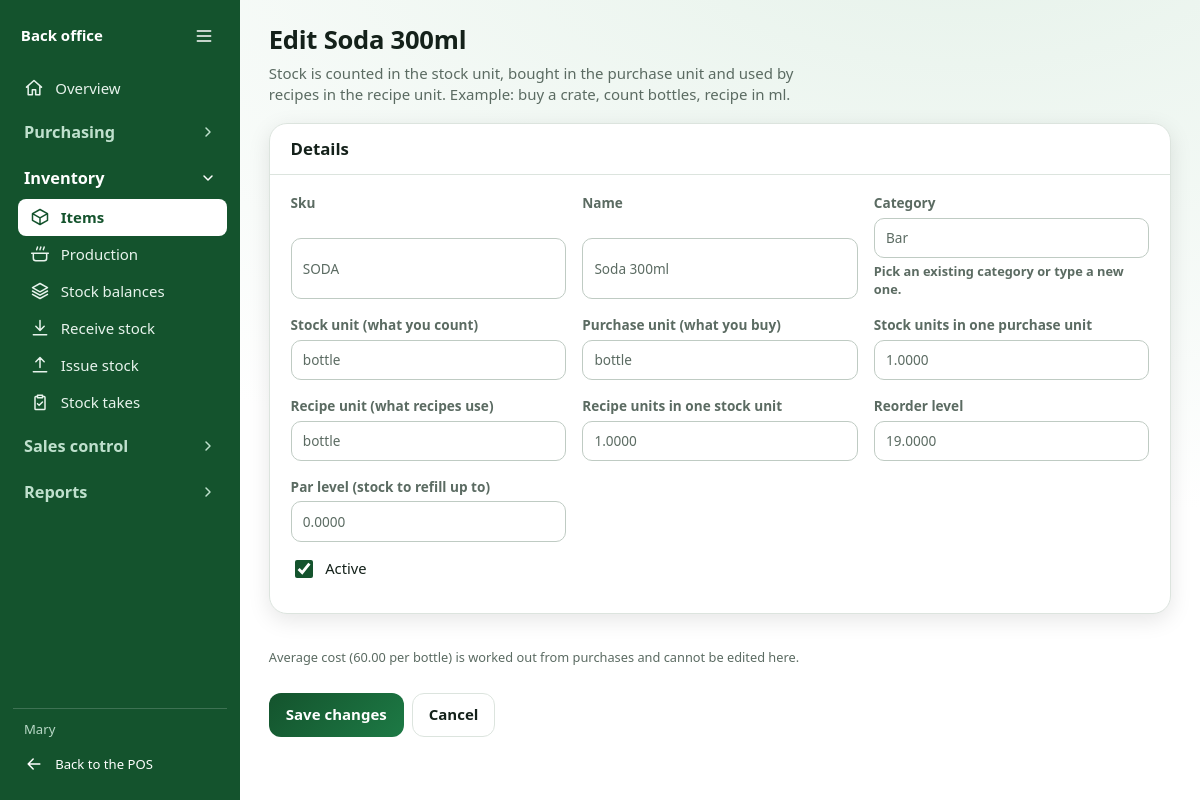
Page /manager/items/6/edit/ (signed in) on the committed database.
### Chokies/models.py (models this page shows, shortened)
class User(AbstractUser):
    class Role(models.TextChoices):
        WAITER = "WAITER", "Waiter"
        CASHIER = "CASHIER", "Cashier"
        MANAGER = "MANAGER", "Manager"
        STOREKEEPER = "STOREKEEPER", "Storekeeper"
        ADMIN = "ADMIN", "Admin"
    role = models.CharField(max_length=20, choices=Role.choices, default=Role.WAITER)
    pin_hash = models.CharField(max_length=128, blank=True)
    pin_lookup = models.CharField(max_length=64, null=True, blank=True, unique=True, editable=False)
    failed_pin_attempts = models.PositiveSmallIntegerField(default=0)
    pin_locked_until = models.DateTimeField(null=True, blank=True)
    token_version = models.PositiveIntegerField(default=0)
    @property
    def is_manager(self) -> bool:
        return self.is_superuser or self.role in (self.Role.MANAGER, self.Role.ADMIN)

class TimeStamped(models.Model):
    created_at = models.DateTimeField(auto_now_add=True)
    updated_at = models.DateTimeField(auto_now=True)
    class Meta:
        abstract = True

class StockItem(TimeStamped):
    sku = models.CharField(max_length=50, unique=True)
    name = models.CharField(max_length=150)
    category = models.CharField(max_length=80, blank=True)
    stock_unit = models.CharField(max_length=20, default="unit")
    recipe_unit = models.CharField(max_length=20, default="unit")
    recipe_units_per_stock_unit = models.DecimalField(max_digits=14, decimal_places=4, default=1)
    purchase_unit = models.CharField(max_length=20, default="unit")
    stock_units_per_purchase_unit = models.DecimalField(max_digits=14, decimal_places=4, default=1)
    avg_cost = models.DecimalField("Weighted avg cost / stock unit", max_digits=14, decimal_places=4, default=0)
    reorder_level = models.DecimalField(max_digits=16, decimal_places=4, default=0)
    par_level = models.DecimalField(max_digits=16, decimal_places=4, default=0)
    is_active = models.BooleanField(default=True)
    class Meta:
        ordering = ["name"]

### Chokies/manager_views.py (the view)
# urls.py: path("items/<int:pk>/edit/", m.item_edit, name="item_edit"),
@manager_required
def item_edit(request, pk):
    item = get_object_or_404(StockItem, pk=pk)
    form = StockItemForm(request.POST or None, instance=item)
    if request.method == "POST" and form.is_valid():
        changed = form.changed_data
        form.save()
        audit(request.user, "item_edited", item, fields=changed)
        messages.success(request, f"{item.name} updated.")
        return redirect("manager:item_detail", pk=item.pk)
    return _item_form_page(request, form, item, status=422 if request.method == "POST" else 200)

### Chokies/manager_views.py (shortened to what this page needs)
class StockItemForm(forms.ModelForm):
    class Meta:
        model = StockItem
        fields = ["sku", "name", "category", "stock_unit", "purchase_unit", "stock_units_per_purchase_unit",
                  "recipe_unit", "recipe_units_per_stock_unit", "reorder_level", "par_level", "is_active"]
        labels = {"stock_unit": "Stock unit (what you count)", "purchase_unit": "Purchase unit (what you buy)",
                  "stock_units_per_purchase_unit": "Stock units in one purchase unit",
                  "recipe_unit": "Recipe unit (what recipes use)", "recipe_units_per_stock_unit": "Recipe units in one stock unit",
                  "reorder_level": "Reorder level", "par_level": "Par level (stock to refill up to)", "is_active": "Active"}

### Chokies/manager_views.py (called while the page is built)
def manager_required(view):
    @wraps(view)
    def wrapped(request, *args, **kwargs):
        user = request.user
        if not user.is_authenticated:
            return redirect(f"{LOGIN_URL}?{urlencode({'next': request.get_full_path()})}")
        if not user.is_manager:
            raise PermissionDenied("Managers only")
        return view(request, *args, **kwargs)
    return wrapped

def _page(request, template, ctx=None, status=200):
    key = template.removesuffix(".html")
    return render(request, f"Chokies/manager/{template}",
                  {"pos_home": POS_HOME_URL, "active": NAV_KEY.get(key, key), **(ctx or {})}, status=status)

def _item_form_page(request, form, item=None, status=200):
    cats = StockItem.objects.exclude(category="").values_list("category", flat=True).distinct().order_by("category")
    return _page(request, "item_form.html", {"form": form, "item": item, "categories": cats}, status=status)

### Chokies/templates/Chokies/manager/item_form.html (shortened to what this page needs)
{% extends "Chokies/manager/base.html" %}{% block title %}{% if item %}Edit {{ item.name }}{% else %}New item{% endif %}{% endblock %}
{% block content %}
<div class="head"><div><h1>{% if item %}Edit {{ item.name }}{% else %}New item{% endif %}</h1>
<p>Stock is counted in the stock unit, bought in the purchase unit and used by recipes in the recipe unit. Example: buy a crate, count bottles, recipe in ml.</p></div></div>
<form method="post" class="form">{% csrf_token %}
<div class="card"><h2>Details</h2><div class="grid2">
{% for f in form %}{% if f.name == "is_active" %}{% else %}<label>{{ f.label }}{{ f }}{{ f.errors }}{% if f.name == "category" %}<span class="help">Pick an existing category or type a new one.</span>{% endif %}</label>{% endif %}{% endfor %}
</div>
<p><label class="chk">{{ form.is_active }} {{ form.is_active.label }}</label></p></div>
{% if item %}<p class="help">Average cost ({{ item.avg_cost|floatformat:2 }} per {{ item.stock_unit }}) is worked out from purchases and cannot be edited here.</p>{% endif %}
<div class="acts"><button class="btn primary">{% if item %}Save changes{% else %}Add item{% endif %}</button><a class="btn" href="{% if item %}{% url 'manager:item_detail' item.pk %}{% else %}{% url 'manager:items' %}{% endif %}">Cancel</a></div>
</form>
<script>document.querySelector('[name=category]')?.setAttribute('list','cats')</script>{% endblock %}

### Chokies/templates/Chokies/manager/base.html (shortened to what this page needs)
{% load static %}<!doctype html>
<html lang="en">
<head>
    <link rel="stylesheet" href="{% static 'css/manager.css' %}">
</head>
<body>
    <div class="shell">
        <nav class="side" aria-label="Back office">
            <div class="brand">
                <span class="name">Back office</span>
                <button type="button" class="side-toggle" aria-controls="side-body" aria-expanded="true" aria-label="Collapse sidebar">
                    <svg class="ico"><use href="#i-menu"/></svg>
                </button>
            </div>
            <div class="side-body" id="side-body">
                <a href="{% url 'manager:dashboard' %}" class="{% if active == 'dashboard' %}on{% endif %}" {% if active == 'dashboard' %}aria-current="page"{% endif %}>
                    <svg class="ico"><use href="#i-home"/></svg>
                    <span class="lbl">Overview</span>
                </a>
                <section class="grp">
                    <h3>
                        <button type="button" class="grp-h" aria-expanded="false" aria-controls="grp-purchasing">
                            <span>Purchasing</span>
                            <svg class="chev"><use href="#i-chevron"/></svg>
                        </button>
                    </h3>
                </section>
                <section class="grp">
                    <h3>
                        <button type="button" class="grp-h" aria-expanded="false" aria-controls="grp-inventory">
                            <span>Inventory</span>
                            <svg class="chev"><use href="#i-chevron"/></svg>
                        </button>
                    </h3>
                    <div class="grp-b" id="grp-inventory">
                        <div class="grp-in">
                            <a href="{% url 'manager:items' %}" class="{% if active == 'items' %}on{% endif %}" {% if active == 'items' %}aria-current="page"{% endif %}>
                                <svg class="ico"><use href="#i-box"/></svg>
                                <span class="lbl">Items</span>
                            </a>
                            <a href="{% url 'manager:recipes' %}" class="{% if active == 'recipes' %}on{% endif %}" {% if active == 'recipes' %}aria-current="page"{% endif %}>
                                <svg class="ico"><use href="#i-pot"/></svg>
                                <span class="lbl">Production</span>
                            </a>
                            <a href="{% url 'manager:balances' %}" class="{% if active == 'balances' %}on{% endif %}" {% if active == 'balances' %}aria-current="page"{% endif %}>
                                <svg class="ico"><use href="#i-layers"/></svg>
                                <span class="lbl">Stock balances</span>
                            </a>
                            <a href="{% url 'manager:receive' %}" class="{% if active == 'receive' %}on{% endif %}" {% if active == 'receive' %}aria-current="page"{% endif %}>
                                <svg class="ico"><use href="#i-receive"/></svg>
                                <span class="lbl">Receive stock</span>
                            </a>
                            <a href="{% url 'manager:issue' %}" class="{% if active == 'issue' %}on{% endif %}" {% if active == 'issue' %}aria-current="page"{% endif %}>
                                <svg class="ico"><use href="#i-issue"/></svg>
                                <span class="lbl">Issue stock</span>
                            </a>
                            <a href="{% url 'manager:stock_takes' %}" class="{% if active == 'stock_takes' %}on{% endif %}" {% if active == 'stock_takes' %}aria-current="page"{% endif %}>
                                <svg class="ico"><use href="#i-clipboard"/></svg>
                                <span class="lbl">Stock takes</span>
                            </a>
                        </div>
                    </div>
                </section>
                <section class="grp">
                    <h3>
                        <button type="button" class="grp-h" aria-expanded="false" aria-controls="grp-sales">
                            <span>Sales control</span>
                            <svg class="chev"><use href="#i-chevron"/></svg>
                        </button>
                    </h3>
                </section>
                <section class="grp">
                    <h3>
                        <button type="button" class="grp-h" aria-expanded="false" aria-controls="grp-reports">
                            <span>Reports</span>
                            <svg class="chev"><use href="#i-chevron"/></svg>
                        </button>
                    </h3>
                </section>
            </div>
            <div class="foot">
                <span class="who">{{ request.user.get_full_name|default:request.user.username }}</span>
                <a href="{{ pos_home }}">
                    <svg class="ico"><use href="#i-back"/></svg>
                    <span class="lbl">Back to the POS</span>
                </a>
            </div>
        </nav>
        <main class="main">
            {% block content %}{% endblock %}
        </main>
    </div>
</body>
</html>

### rows in the picture
User: user.get_full_name "Mary"
StockItem: name "Soda 300ml", form "SODA" "Soda 300ml" "Bar" "bottle" "bottle" "1.0000" "bottle" "1.0000" "19.0000" "0.0000", is_active "☑", avg_cost "60.00", stock_unit "bottle"

### other values in the picture
{{ f.label }} "Sku" "Name" "Category" "Stock unit (what you count)" "Purchase unit (what you buy)" "Stock units in one purchase unit" "Recipe unit (what recipes use)" "Recipe units in one stock unit" "Reorder level" "Par level (stock to refill up to)"
